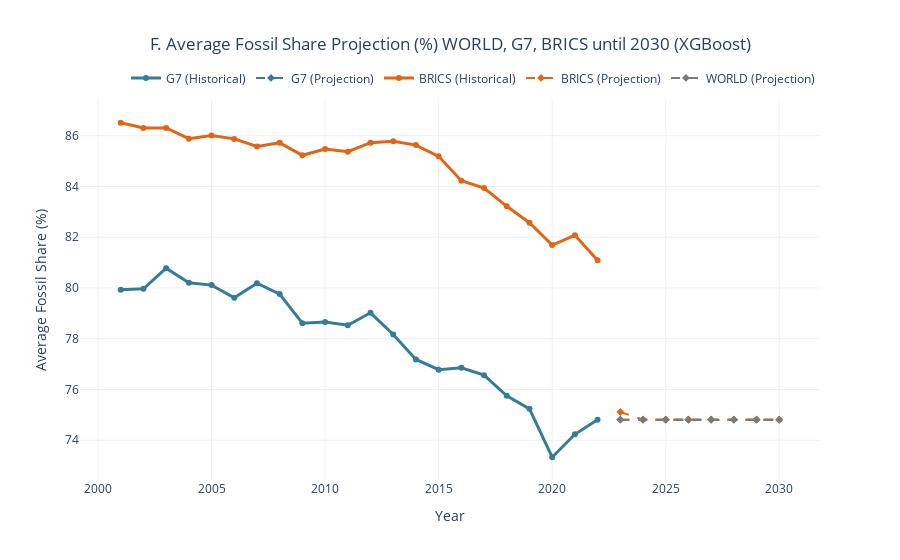

Write notebook code for a chart like this one.
### Code cell
# --- F. Average Fossil Share Projection (XGBoost until 2030): WORLD, G7, BRICS ---
print("\n\n--- F. Average Fossil Share Projection (XGBoost until 2030) ---")

# --- Data Preparation for XGBoost ---
# 1. Combine all historical trends (WORLD, G7, BRICS)
df_model_prep = df_all_trends[df_all_trends['Group'].isin(['WORLD', 'G7', 'BRICS'])].copy()

# 2. Feature Engineering: Create Lagged Feature
df_model_prep['Lag_1_Share'] = df_model_prep.groupby('Group')['fossil_share_energy'].shift(1)
df_model_prep.dropna(inplace=True) # Drop first year for each group due to lag

# 3. Create Future Dataframe (2023-2030)
future_years = np.arange(end_year + 1, 2031)
future_data = []
for group in ['WORLD', 'G7', 'BRICS']:
    for year in future_years:
        future_data.append({'Group': group, 'year': year, 'fossil_share_energy': np.nan}) # Placeholder for target

df_future = pd.DataFrame(future_data)

# 4. Combine historical and future data for unified processing
df_full = pd.concat([df_model_prep, df_future], ignore_index=True)

# 5. One-Hot Encode the Group
df_full_encoded = pd.get_dummies(df_full, columns=['Group'], drop_first=False, prefix='Group')

# --- XGBoost Model Training and Prediction ---
X_train = df_full_encoded[df_full_encoded['year'] <= end_year].drop(columns=['fossil_share_energy'])
y_train = df_full_encoded[df_full_encoded['year'] <= end_year]['fossil_share_energy']

# Select features: year, Lag_1_Share, and the Group dummy variables
features = ['year', 'Lag_1_Share'] + [col for col in X_train.columns if col.startswith('Group_')]
X_train = X_train[features]

# Train the model
xgb_model = XGBRegressor(n_estimators=100, learning_rate=0.1, random_state=42, objective='reg:squarederror')
xgb_model.fit(X_train, y_train)

# --- Iterative Forecasting (2023-2030) ---
forecast_results = []

# Get the last known fossil share for each group to initialize the lag feature
last_shares = df_model_prep[df_model_prep['year'] == end_year].set_index('Group')['fossil_share_energy'].to_dict()

for group in ['WORLD', 'G7', 'BRICS']:
    current_share = last_shares.get(group, 0) # Use last known share
    
    # Create the group-specific dummy feature vector
    group_dummies = {f'Group_{g}': 1 if g == group else 0 for g in ['WORLD', 'G7', 'BRICS']}
    
    for year in future_years:
        # Create input for the current prediction (using the previous year's prediction as lag)
        input_data = {'year': year, 'Lag_1_Share': current_share}
        input_data.update(group_dummies)
        
        X_pred = pd.DataFrame([input_data])[features]
        
        # Predict the next year's share
        predicted_share = xgb_model.predict(X_pred)[0]
        
        # Store result and update the current_share for the next iteration
        forecast_results.append({'year': year, 'Group': group, 'Fossil_Share_Pct': predicted_share})
        current_share = predicted_share
        
df_forecast = pd.DataFrame(forecast_results)

# --- Combine Historical and Forecast Data for Plotting ---
df_historical_plot = df_model_prep.rename(columns={'fossil_share_energy': 'Fossil_Share_Pct'})
df_historical_plot['Type'] = 'Historical'
df_forecast['Type'] = 'Projection (XGBoost)'

df_combined_plot = pd.concat([df_historical_plot[['year', 'Group', 'Fossil_Share_Pct', 'Type']], 
                              df_forecast[['year', 'Group', 'Fossil_Share_Pct', 'Type']]], 
                             ignore_index=True)

# --- Visualization ---
fig6 = go.Figure()
color_map = {'G7': '#347C98', 'BRICS': '#E36414', 'WORLD': '#7A7A7A'}

for group, color in color_map.items():
    # Historical Data
    df_hist = df_combined_plot[(df_combined_plot['Group'] == group) & (df_combined_plot['Type'] == 'Historical')]
    fig6.add_trace(go.Scatter(x=df_hist['year'], y=df_hist['Fossil_Share_Pct'], mode='lines+markers', name=f'{group} (Historical)', line=dict(color=color, width=3)))

    # Projection Data
    df_pred = df_combined_plot[(df_combined_plot['Group'] == group) & (df_combined_plot['Type'] == 'Projection (XGBoost)')]
    fig6.add_trace(go.Scatter(x=df_pred['year'], y=df_pred['Fossil_Share_Pct'], mode='lines+markers', name=f'{group} (Projection)', line=dict(color=color, dash='dash', width=2), marker=dict(symbol='diamond')))

fig6.update_layout(
    title='F. Average Fossil Share Projection (%) WORLD, G7, BRICS until 2030 (XGBoost)',
    xaxis_title='Year',
    yaxis_title='Average Fossil Share (%)',
    title_x=0.5,
    legend=dict(orientation="h", yanchor="bottom", y=1.02, xanchor="right", x=1)
)
display(fig6)

# --- PERBAIKAN VALIDASI MAPE ---
# Dapatkan indeks dari 3 tahun terakhir pada X_train yang bersih
test_indices = X_train[X_train['year'] > end_year - 3].index
# Gunakan indeks tersebut untuk mengambil subset X dan y yang sesuai
X_test_val = X_train.loc[test_indices]
y_test_val = y_train.loc[test_indices]

# Hitung prediksi dan MAPE (Sekarang y_test_val dan y_pred_test memiliki panjang yang sama)
y_pred_test = xgb_model.predict(X_test_val)
mape_overall = mean_absolute_percentage_error(y_test_val, y_pred_test) * 100

print(f"\nProjection Validation Accuracy (MAPE) on last 3 years: {mape_overall:.2f}%")
print("Final Insight: XGBoost projections show the WORLD average fossil share declining steadily toward the 80% mark by 2030, driven primarily by the rapid decarbonization in G7 countries. The BRICS group's slower transition remains the key factor preventing faster global progress.")

### Figure 1 — Plotly figure (JSON) as saved in the notebook; plotly's stock layout.template omitted (floating-point values rounded to 4 significant figures)
{"data": [{"line": {"color": "#347C98", "width": 3}, "mode": "lines+markers", "name": "G7 (Historical)", "type": "scatter", "x": [2001, 2002, 2003, 2004, 2005, 2006, 2007, 2008, 2009, 2010, 2011, 2012, 2013, 2014, 2015, 2016, 2017, 2018, 2019, 2020, 2021, 2022], "y": [79.93, 79.97, 80.78, 80.2, 80.11, 79.62, 80.19, 79.76, 78.61, 78.65, 78.53, 79.02, 78.17, 77.18, 76.78, 76.85, 76.56, 75.75, 75.24, 73.33, 74.23, 74.81]}, {"line": {"color": "#347C98", "dash": "dash", "width": 2}, "marker": {"symbol": "diamond"}, "mode": "lines+markers", "name": "G7 (Projection)", "type": "scatter", "x": [2023, 2024, 2025, 2026, 2027, 2028, 2029, 2030], "y": [74.81, 74.81, 74.81, 74.81, 74.81, 74.81, 74.81, 74.81]}, {"line": {"color": "#E36414", "width": 3}, "mode": "lines+markers", "name": "BRICS (Historical)", "type": "scatter", "x": [2001, 2002, 2003, 2004, 2005, 2006, 2007, 2008, 2009, 2010, 2011, 2012, 2013, 2014, 2015, 2016, 2017, 2018, 2019, 2020, 2021, 2022], "y": [86.51, 86.31, 86.3, 85.88, 86.0, 85.87, 85.58, 85.72, 85.23, 85.47, 85.37, 85.72, 85.78, 85.63, 85.19, 84.23, 83.94, 83.22, 82.57, 81.69, 82.08, 81.09]}, {"line": {"color": "#E36414", "dash": "dash", "width": 2}, "marker": {"symbol": "diamond"}, "mode": "lines+markers", "name": "BRICS (Projection)", "type": "scatter", "x": [2023, 2024, 2025, 2026, 2027, 2028, 2029, 2030], "y": [75.11, 74.81, 74.81, 74.81, 74.81, 74.81, 74.81, 74.81]}, {"line": {"color": "#7A7A7A", "width": 3}, "mode": "lines+markers", "name": "WORLD (Historical)", "type": "scatter", "x": [], "y": []}, {"line": {"color": "#7A7A7A", "dash": "dash", "width": 2}, "marker": {"symbol": "diamond"}, "mode": "lines+markers", "name": "WORLD (Projection)", "type": "scatter", "x": [2023, 2024, 2025, 2026, 2027, 2028, 2029, 2030], "y": [74.81, 74.81, 74.81, 74.81, 74.81, 74.81, 74.81, 74.81]}], "layout": {"legend": {"orientation": "h", "x": 1, "xanchor": "right", "y": 1.02, "yanchor": "bottom"}, "title": {"text": "F. Average Fossil Share Projection (%) WORLD, G7, BRICS until 2030 (XGBoost)", "x": 0.5}, "xaxis": {"title": {"text": "Year"}}, "yaxis": {"title": {"text": "Average Fossil Share (%)"}}}}
